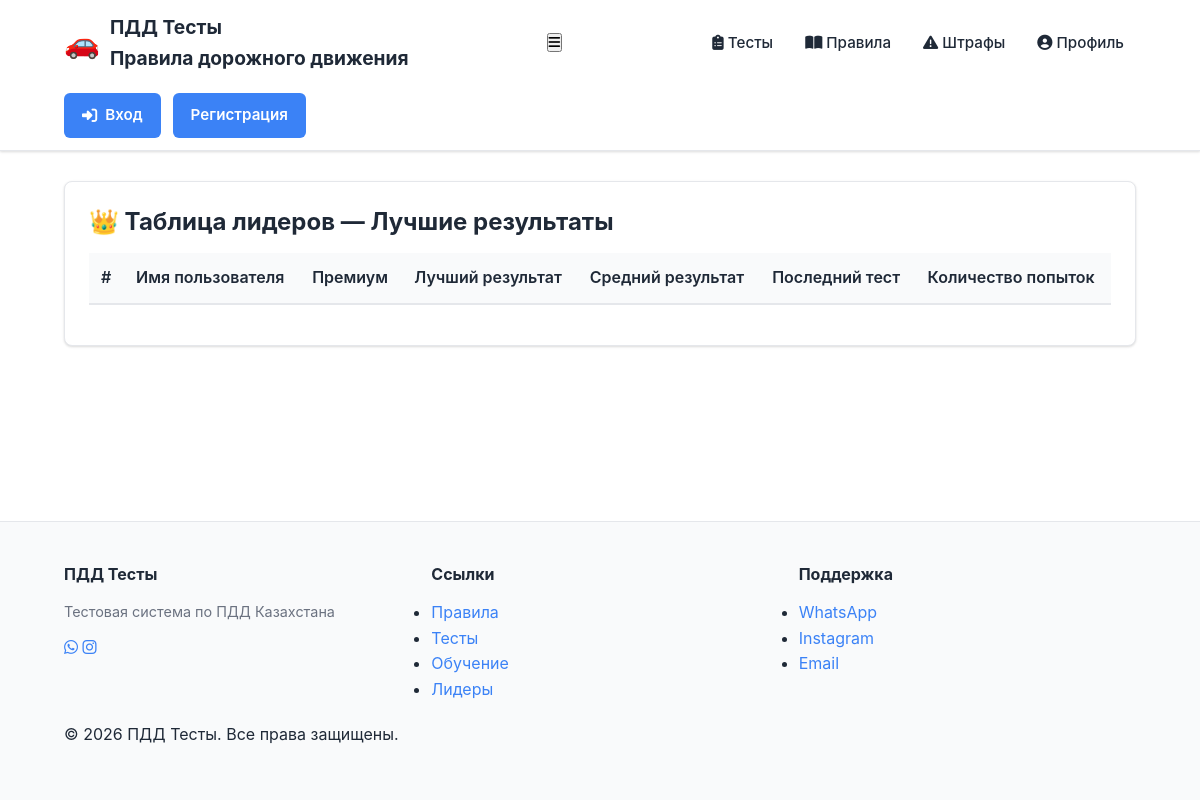
The page /leaderboard on the database as committed earlier.
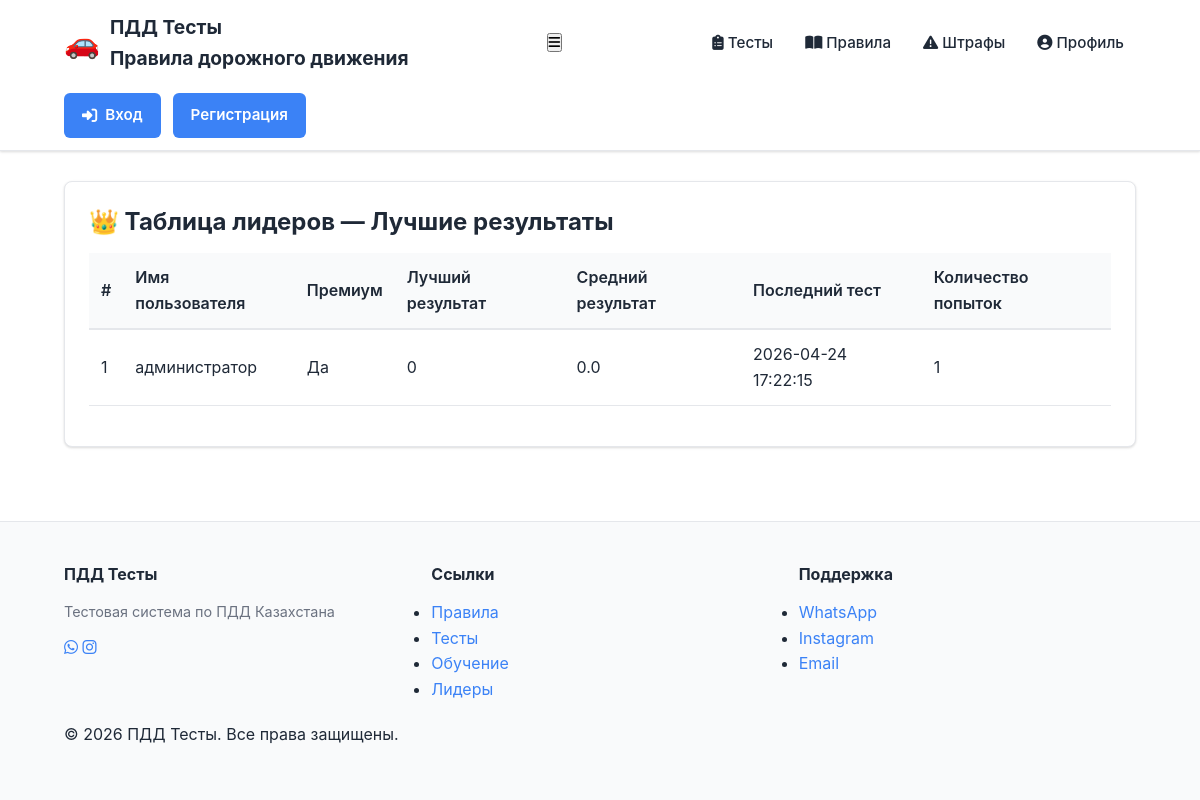
The same page on the database as committed later.
### tables this page shows
CREATE TABLE users (
    id INTEGER PRIMARY KEY AUTOINCREMENT,
    username TEXT NOT NULL UNIQUE,
    email TEXT NOT NULL UNIQUE,
    password_hash TEXT NOT NULL,
    premium INTEGER NOT NULL DEFAULT 0,
    is_admin INTEGER NOT NULL DEFAULT 0,
    created_at DATETIME DEFAULT CURRENT_TIMESTAMP
);

### app.py (the view, shortened to what this page needs)
@app.route('/leaderboard')
def leaderboard():
    conn = get_db_connection()
    rows = conn.execute(
        """
        SELECT u.username, u.premium, MAX(r.score) as best_score, ROUND(AVG(r.score),2) as avg_score, COUNT(r.id) as attempts, MAX(r.test_date) as last_test, u.id as user_id
        FROM results r JOIN users u ON u.id = r.user_id
        GROUP BY u.id
        ORDER BY best_score DESC, avg_score DESC
        LIMIT 100
        """
    ).fetchall()
    user_rank = None
    user_best = None
    conn.close()
    return render_template('leaderboard.html', rows=rows, user_rank=user_rank, user_best=user_best)

### app.py (called while the page is built)
def get_db_connection():
    conn = sqlite3.connect(DB_PATH)
    conn.row_factory = sqlite3.Row
    return conn

### templates/leaderboard.html (shortened to what this page needs)
{% extends 'base.html' %}
{% block content %}
<div class="card">
  <h2>👑 Таблица лидеров — Лучшие результаты</h2>
  <table>
    <thead><tr><th>#</th><th>Имя пользователя</th><th>Премиум</th><th>Лучший результат</th><th>Средний результат</th><th>Последний тест</th><th>Количество попыток</th></tr></thead>
    <tbody>
      {% for row in rows %}
      <tr><td>{{ loop.index }}</td><td>{{ row['username'] }}</td><td>{% if row['premium'] == 1 %}Да{% else %}Нет{% endif %}</td><td>{{ row['best_score'] }}</td><td>{{ row['avg_score'] }}</td><td>{{ row['last_test'] }}</td><td>{{ row['attempts'] }}</td></tr>
      {% endfor %}
    </tbody>
  </table>
</div>
{% endblock %}

Rows that differ between the two databases and show on the page:
now on this page (row edited): users: username "администратор", premium "Да", best_score "0", avg_score "0.0", last_test "2026-04-24 17:22:15", attempts "1"
